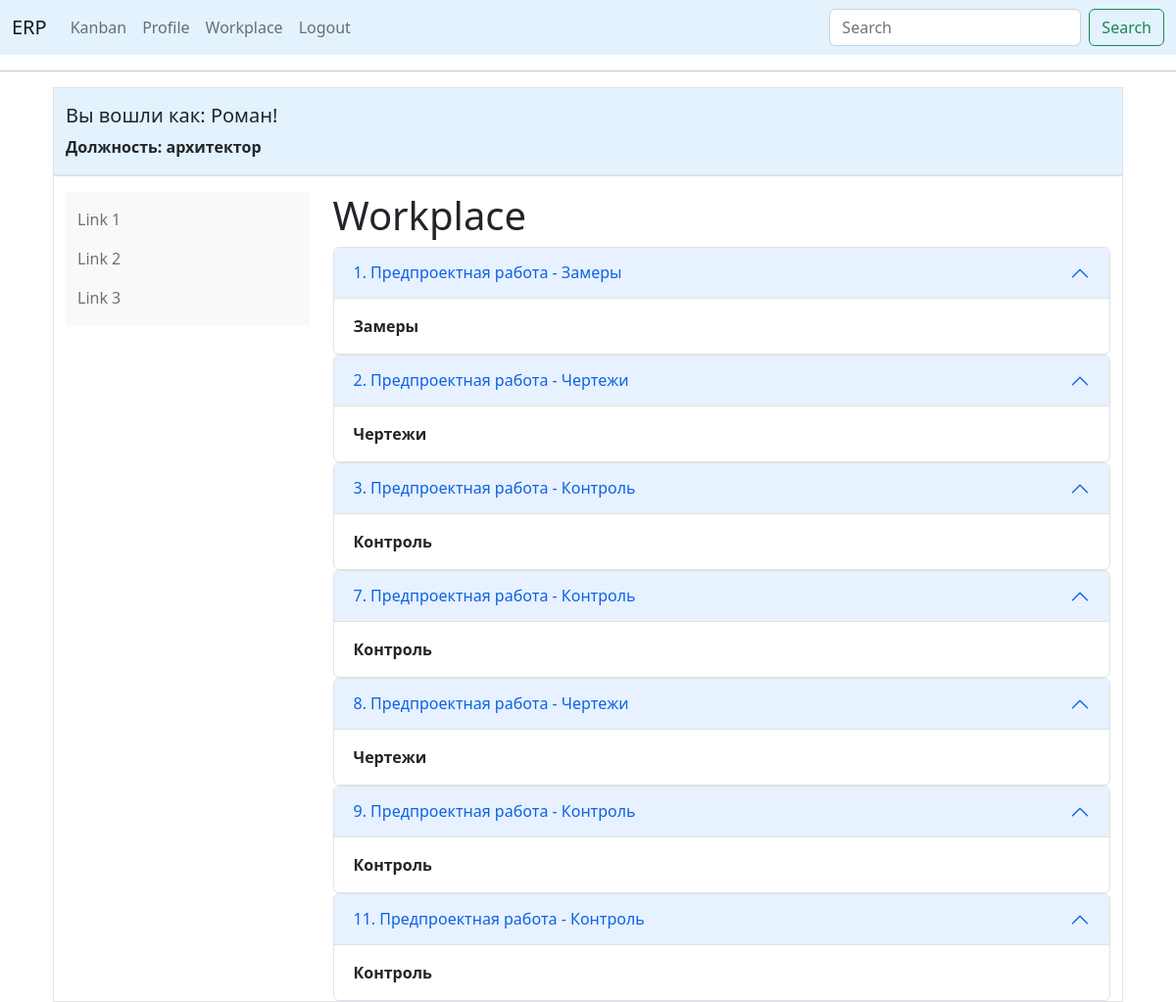
/workplace (signed in), run on an earlier commit of the app's database.
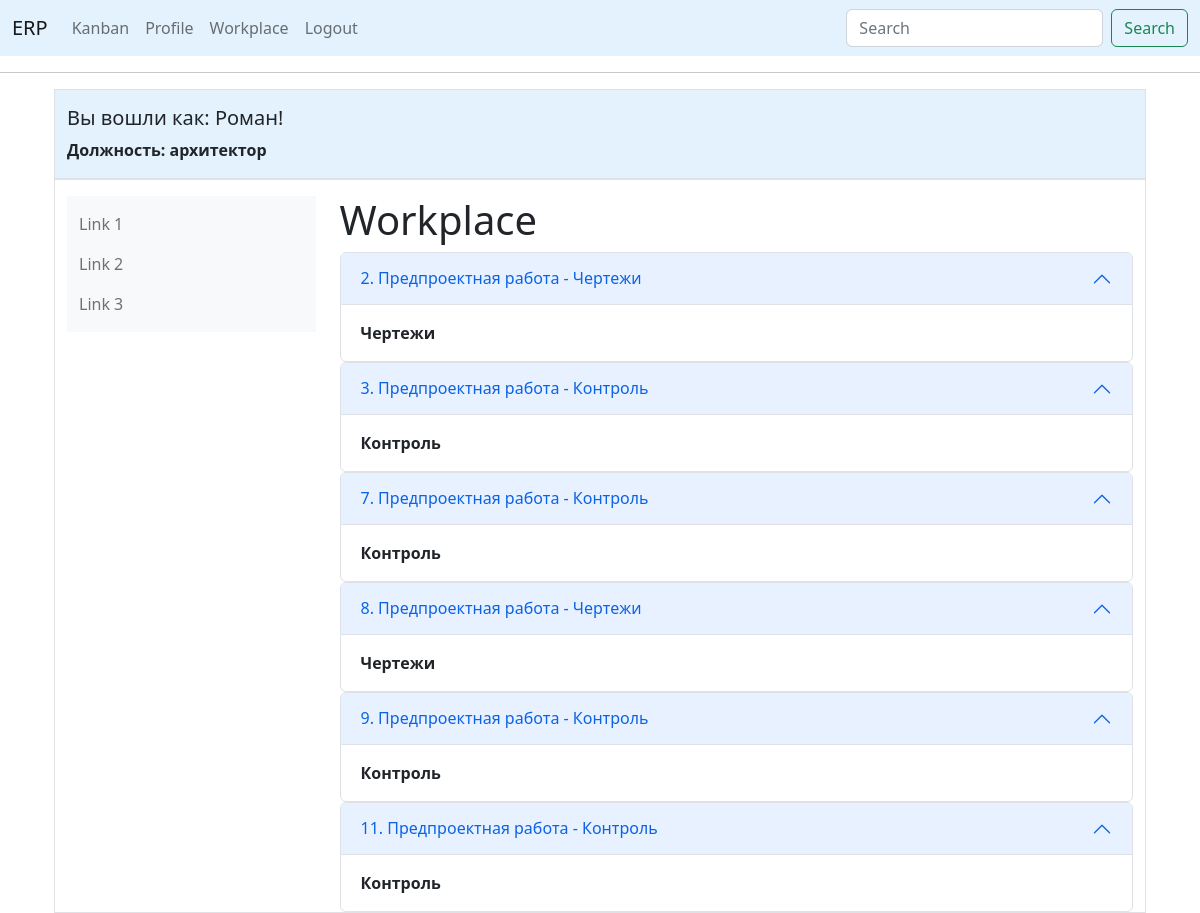
And on a later commit of the database.
### app/models.py (models this page shows, shortened)
class User(UserMixin, db.Model):
    id = db.Column(db.Integer, primary_key=True)
    first_name = db.Column(db.String(150), index=True)
    last_name = db.Column(db.String(150), index=True)
    phone = db.Column(db.String(120), index=True, unique=True)
    username = db.Column(db.String(64), index=True, unique=True)
    password_hash = db.Column(db.String(128))
    specialization_id = db.Column(db.Integer, db.ForeignKey('specialization.id'), nullable=False)
    posts = db.relationship('Post', backref='author', lazy='dynamic')
    followed = db.relationship(
        'User', secondary=followers,
        primaryjoin=(followers.c.follower_id == id),
        secondaryjoin=(followers.c.followed_id == id),
        backref=db.backref('followers', lazy='dynamic'), lazy='dynamic')

class Specialization(db.Model):
    id = db.Column(db.Integer, primary_key=True)
    job_departmet = db.Column(db.String(200), index=True)
    job_title = db.Column(db.String(150), index=True, unique=True)
    users = db.relationship('User', backref='employee',
                            lazy=True)  # this is not a table field, the code sets the relation of the specialization

class PreProduct(db.Model):
    id = db.Column(db.Integer, primary_key=True)
    number_order_client = db.Column(db.Integer, db.ForeignKey('order_client.id'), nullable=False)
    work_type = db.Column(db.Integer, db.ForeignKey('works.id'), nullable=False)
    set_worker = db.Column(db.Integer, db.ForeignKey('user.id'))
    work = db.relationship('Works', backref='work', lazy='subquery')
    worker = db.relationship('User', backref='worker', lazy='subquery')

class Works(db.Model):
    id = db.Column(db.Integer, primary_key=True)
    work_title = db.Column(db.String(150))
    work_type = db.Column(db.String(150))

### app/routes.py (the view)
@app.route('/workplace', methods=['GET', 'POST'])
@login_required
def workplace():
    order_manufacture = PreProduct.query.filter_by(set_worker=current_user.id).all()
    return render_template("workplace.html", title='Workplace', order_manufacture=order_manufacture)

### app/models.py (called while the page is built)
@login.user_loader
def load_user(id):
    return User.query.get(int(id))

### app/templates/workplace.html
{% if current_user.specialization_id is ne(2)%}
{% extends "base_bootstrap.html" %}
{% else %}
{% extends "base.html" %}
{% endif %}
{% block content %}
<h1>Workplace</h1>
{% for order in order_manufacture %}
<div class="accordion" id="accordionPanelsStayOpenExample">
  <div class="accordion-item">
    <h2 class="accordion-header" id="panelsStayOpen-headingOne">
      <button class="accordion-button" type="button" data-bs-toggle="collapse" data-bs-target="#panelsStayOpen-collapseOne" aria-expanded="true" aria-controls="panelsStayOpen-collapseOne">
        {{order.id}}. {{order.work.work_title}} - {{order.work.work_type}}
      </button>
    </h2>
    <div id="panelsStayOpen-collapseOne" class="accordion-collapse collapse show" aria-labelledby="panelsStayOpen-headingOne">
      <div class="accordion-body">
        <strong>{{order.work.work_type}}</strong>
      </div>
    </div>
  </div>
</div>
{% endfor%}
{% endblock %}

### app/templates/base_bootstrap.html (shortened to what this page needs)
<!doctype html>
<html>
<link href="https://cdn.jsdelivr.net/npm/bootstrap@5.2.3/dist/css/bootstrap.min.css" rel="stylesheet"
>
<head>
    <nav class="navbar navbar-expand-lg bg-body-tertiary" style="background-color: #e3f2fd;">
        <div class="container-fluid">
            <a class="navbar-brand" href="{{ url_for('index') }}">ERP</a>
            <div class="collapse navbar-collapse" id="navbarSupportedContent">
                <ul class="navbar-nav me-auto mb-2 mb-lg-0">
                    {% if current_user.is_anonymous %}
                    <li class="nav-item">
                        <a class="nav-link active" aria-current="page" href="{{ url_for('index') }}">Home</a>
                    </li>
                    <li class="nav-item">
                        <a class="nav-link" href="{{ url_for('login') }}">Login</a>
                    </li>
                    {% else %}
                    <li class="nav-item">
                        <a class="nav-link" href="{{ url_for('kanban') }}">Kanban</a>
                    </li>
                    <li class="nav-item">
                        <a class="nav-link" href="{{ url_for('user', username=current_user.username) }}">Profile</a>
                    </li>
                    <li class="nav-item">
                        <a class="nav-link" href="{{ url_for('workplace') }}">Workplace</a>
                    </li>
                    <li class="nav-item">
                        <a class="nav-link" href="{{ url_for('logout') }}">Logout</a>
                    </li>
                </ul>
                <form class="d-flex" role="search">
                    <input class="form-control me-2" type="search" placeholder="Search" aria-label="Search">
                    <button class="btn btn-outline-success" type="submit">Search</button>
                </form>
                {% endif %}
            </div>
        </div>
    </nav>
    <hr>
    <div class="container mt-3">
    <div class="container mt-3">
</head>
<body>
<div class="container-sm pt-3 border " style="background-color: #e3f2fd">
    <div>
        {% if current_user.is_authenticated %}
        <h5> Вы вошли как: {{ current_user.first_name }}!</h5>
        <p><strong>Должность: {{current_user.employee.job_title}}</strong></p>
        {% endif %}
    </div>
</div>
<div class="container-sm pt-3 border ">
    <div class="row">
        <div class="col-sm-3">
            <nav class="navbar bg-light">
                <div class="container-fluid">
                    <ul class="navbar-nav">
                        <li class="nav-item">
                            <a class="nav-link" href="#">Link 1</a>
                        </li>
                        <li class="nav-item">
                            <a class="nav-link" href="#">Link 2</a>
                        </li>
                        <li class="nav-item">
                            <a class="nav-link" href="#">Link 3</a>
                        </li>
                    </ul>
                </div>
            </nav>
        </div>
        <div class="col-sm-9">
            {% block content %}{% endblock %}
        </div>
    </div>
</div>
</body>
</html>

What changed in the data, as far as the page shows it:
no longer on this page (row edited): PreProduct: id "1", work.work_title "Предпроектная работа", work.work_type "Замеры"
